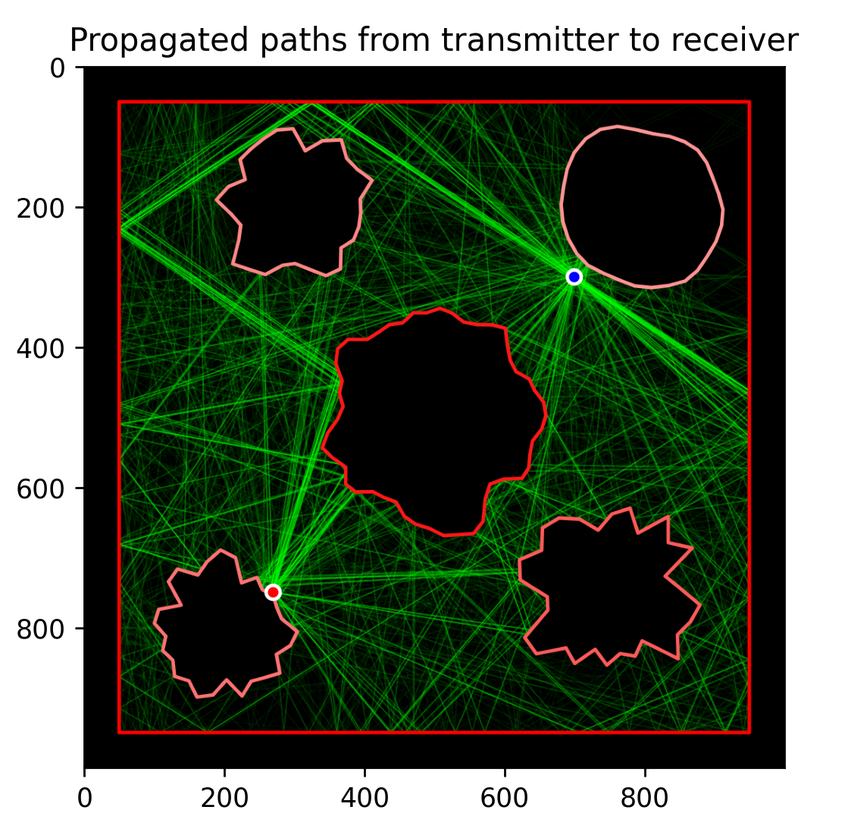
#> input picture gallery/blobs/1.png, 848 x 832 px, shrunk from 1119 x 1097 before the run, given in place of 1.jpg, which was not available
$ python edge.py
#> lines starting #> are read from the running program, lines starting #| are printed output that depends on the picture; after the words box and inside, x2 and y2 are one past the last pixel; in counts of white or black regions, pixels touching at a corner belong together; pictures that were not available may be replaced by others from this repository, and a replacement may not be noted
import cv2

image = cv2.imread("1.jpg")
#> image is the input picture: shape (832, 848, 3); mean B, G, R 75.3, 95.1, 80.9
gray = cv2.cvtColor(image, cv2.COLOR_BGR2GRAY)
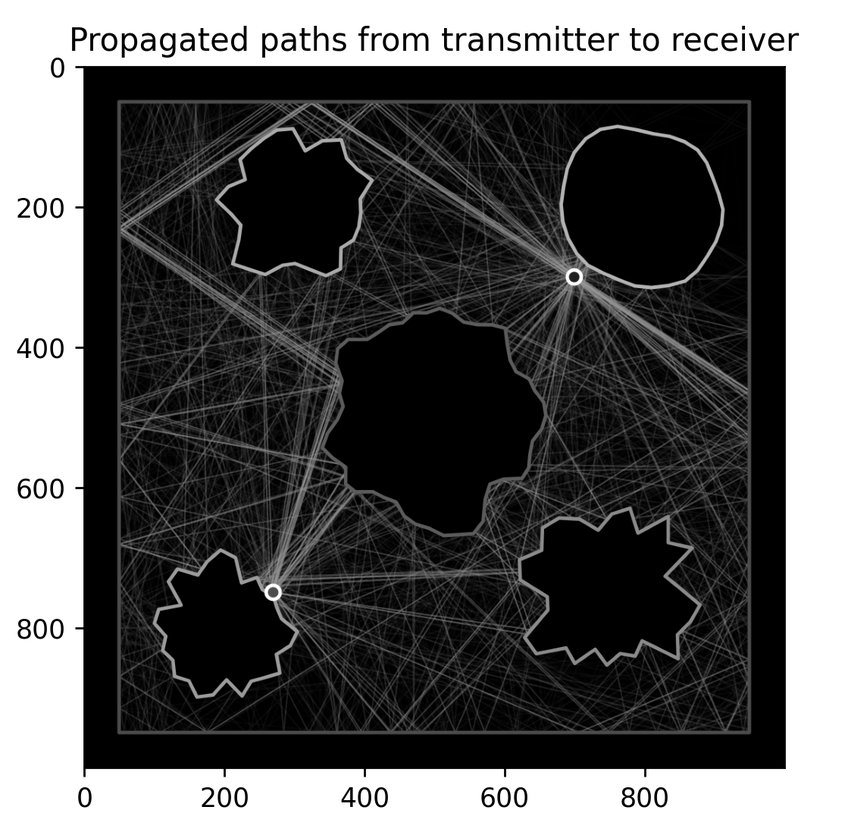
#> gray: shape (832, 848); min 0, max 255, mean 88.6
blurred = cv2.GaussianBlur(gray, (3, 3), 0)
thresh = cv2.threshold(blurred, 240 ,255, cv2.THRESH_BINARY_INV)[1]
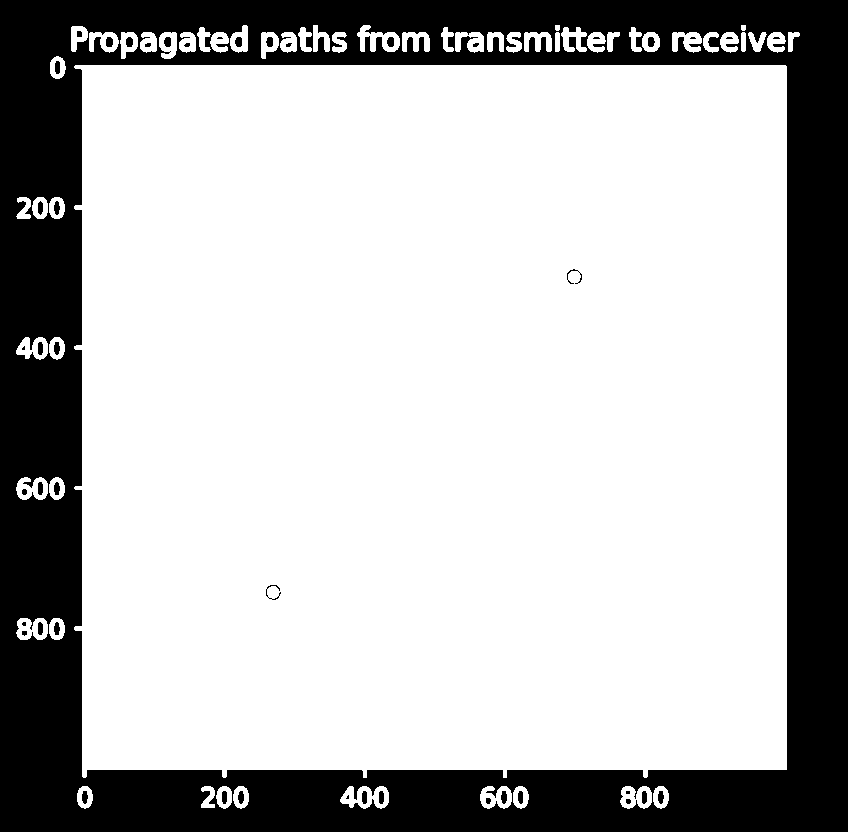
#> thresh: shape (832, 848); 72.7% white; 46 black regions (12 under 20 px), largest, box (x1, y1, x2, y2) and area: (0, 0, 848, 832) 191059, (106, 37, 113, 47) 62, (54, 201, 60, 215) 62
canny = cv2.Canny(thresh, 50, 255, 1)
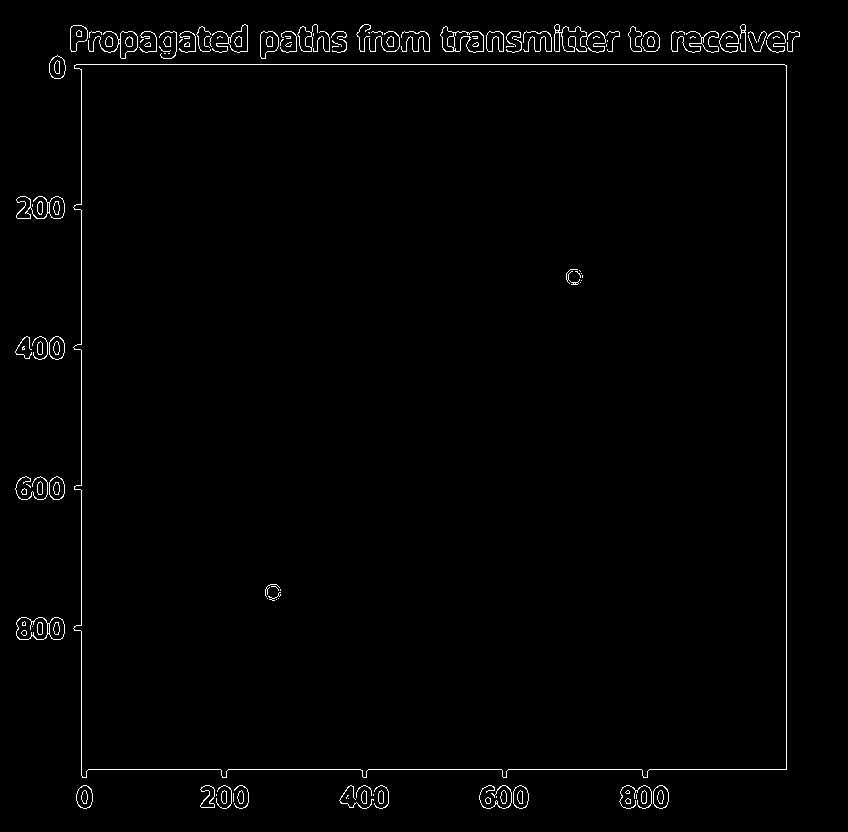
#> canny: shape (832, 848); 1.3% white in thin lines or dots, all inside (x1, y1, x2, y2) = (15, 24, 800, 809)

contours = cv2.findContours(canny, cv2.RETR_TREE, cv2.CHAIN_APPROX_SIMPLE)
#> contours = 210 contours, 99 with area under 20; largest, box (x1, y1, x2, y2) and area: (73, 64, 787, 778) 497376, (73, 64, 787, 778) 497364, (16, 617, 65, 640) 905, (440, 26, 484, 53) 711, (16, 617, 48, 640) 580
contours = contours[0] if len(contours) == 2 else contours[1]


for c in contours:
    cv2.drawContours(image, [c], 0, (36, 255, 12), 2)
#> this loop made 210 passes
#> c on passes 3, 6, 8: [[348, 798]], [[496, 796], [496, 797]], [[636, 794], [636, 798]]
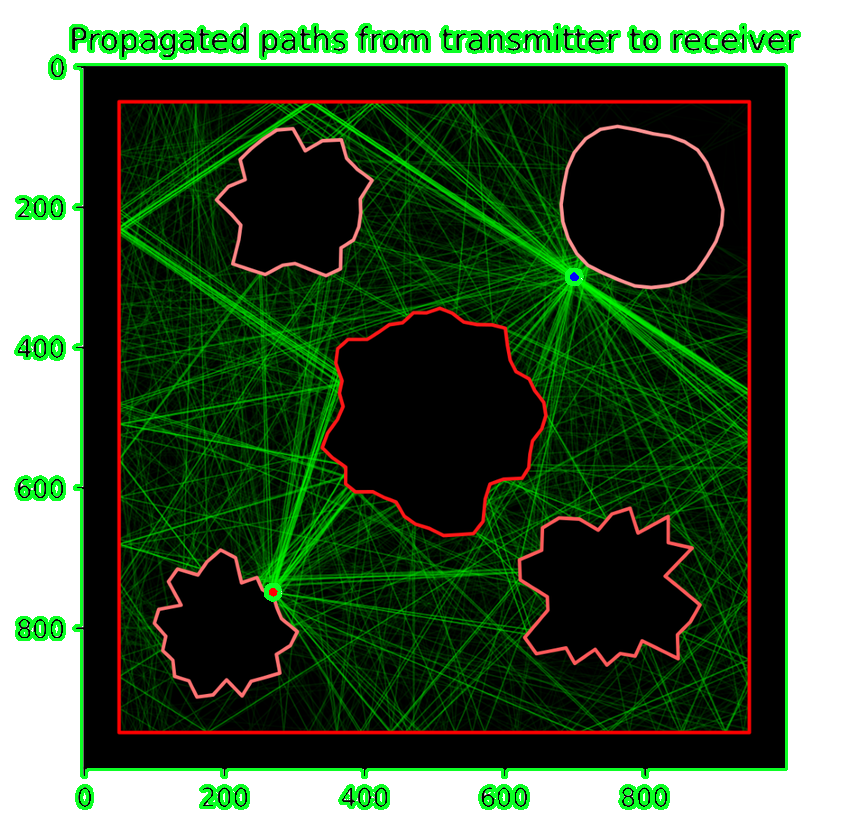
#> image: shape (832, 848, 3); 3.96% of pixels changed, all inside (x1, y1, x2, y2) = (14, 23, 801, 810)


#cv2.imshow('thresh', thresh)
#cv2.imshow('canny', canny)
#cv2.imshow('image', image)
cv2.imwrite('thresh.png', thresh)
cv2.imwrite('canny.png', canny)
cv2.imwrite('image.png', image)
cv2.waitKey(0)

$ run again, with gallery/blobs/2.png copied over gallery/blobs/1.png
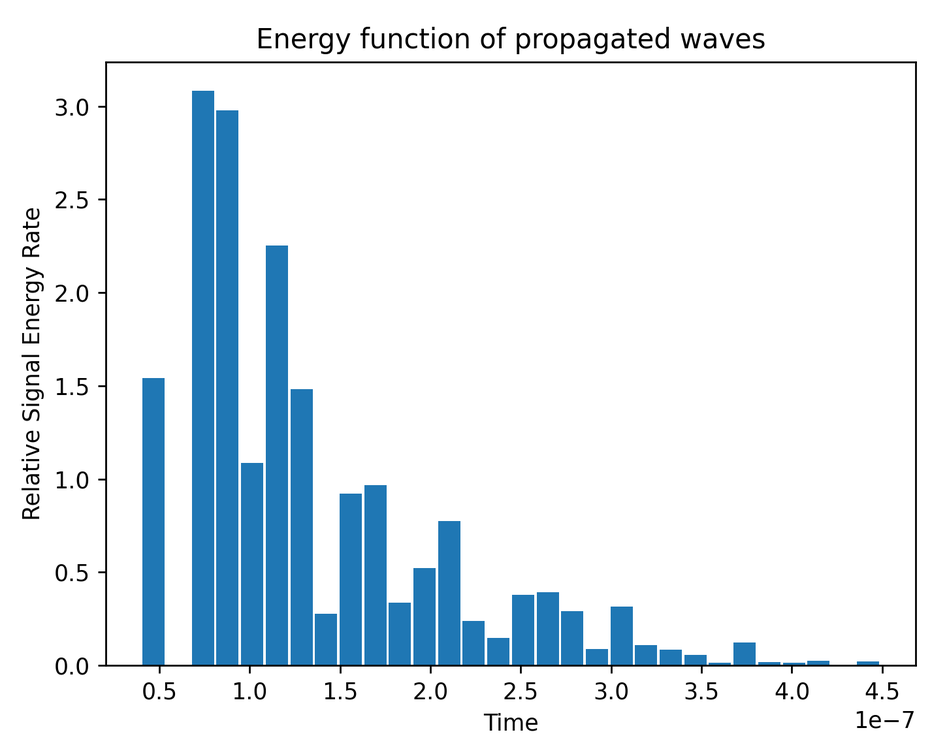
#> input picture gallery/blobs/2.png, 947 x 745 px, shrunk from 1450 x 1141 before the run, given in place of 1.jpg, which was not available
#> image is the input picture: shape (745, 947, 3); mean B, G, R 242.2, 235.6, 226
#> `thresh = cv2.threshold(blurred, 240 ,255, cv2.THRESH_BINARY_INV)[1]`:
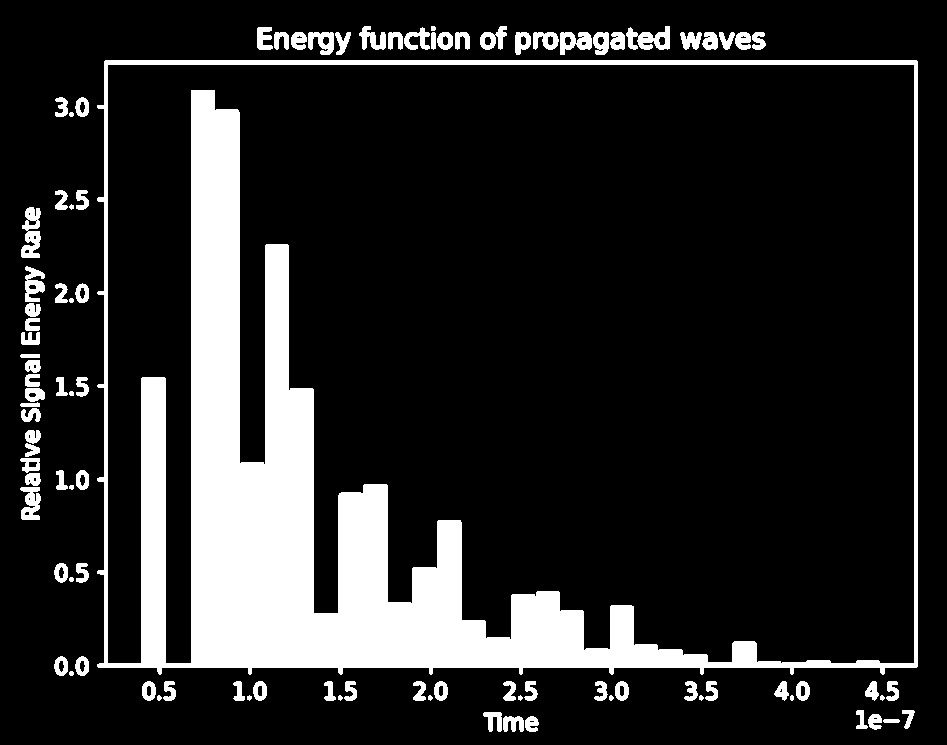
#> thresh: shape (745, 947); 16.2% white; 96 white regions, largest, box (x1, y1, x2, y2) and area: (97, 60, 918, 675) 97425, (21, 207, 41, 258) 653, (626, 26, 670, 50) 619
#> canny: shape (745, 947); 2.2% white in thin lines or dots, all inside (x1, y1, x2, y2) = (20, 25, 918, 732)
#> contours = 274 contours, 151 with area under 20; largest, box (x1, y1, x2, y2) and area: (96, 59, 918, 675) 495377, (96, 59, 918, 675) 495355, (404, 25, 436, 50) 375, (21, 206, 41, 244) 310, (404, 27, 430, 50) 296
#> the loop `for c in contours:` made 274 passes
#> c on pass 25: [[870, 690], [870, 691], [871, 690]]
#> after the loop `for c in contours:`:
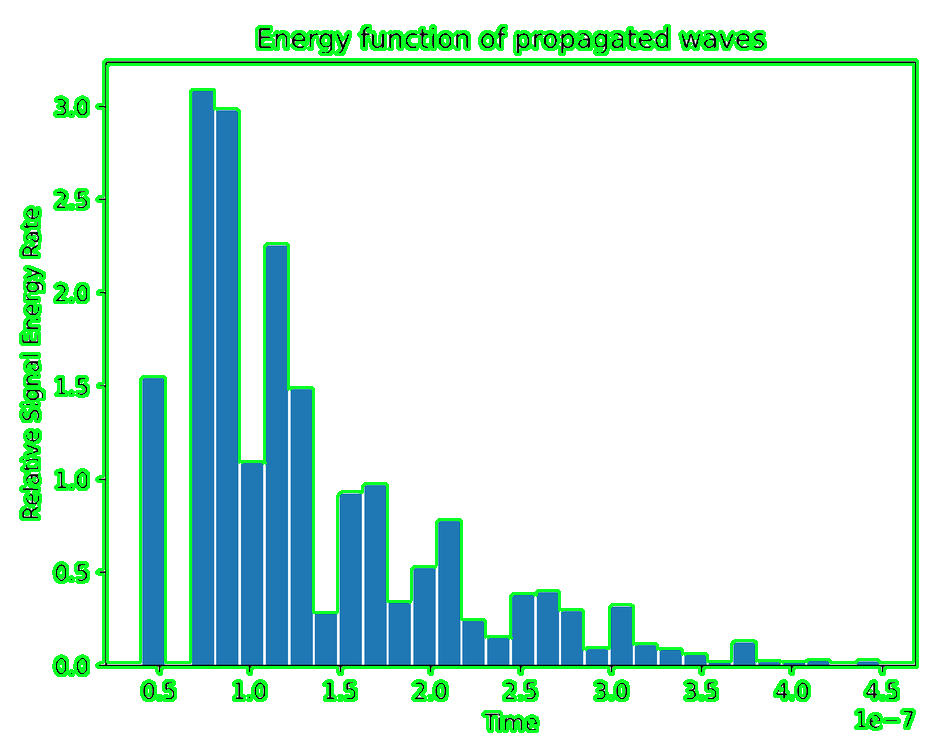
#> image: shape (745, 947, 3); 6.81% of pixels changed, all inside (x1, y1, x2, y2) = (19, 24, 919, 733)

$ run again, with gallery/blobs/3.png copied over gallery/blobs/1.png
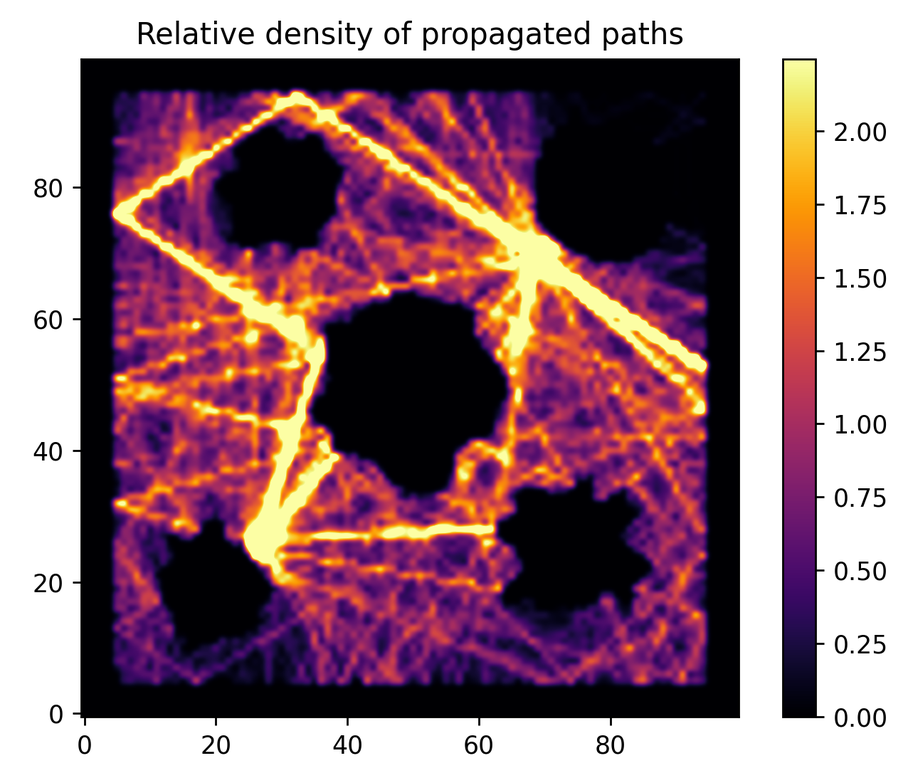
#> input picture gallery/blobs/3.png, 913 x 773 px, shrunk from 1283 x 1086 before the run, given in place of 1.jpg, which was not available
#> image is the input picture: shape (773, 913, 3); mean B, G, R 123.4, 113.5, 147.5
#> `thresh = cv2.threshold(blurred, 240 ,255, cv2.THRESH_BINARY_INV)[1]`:
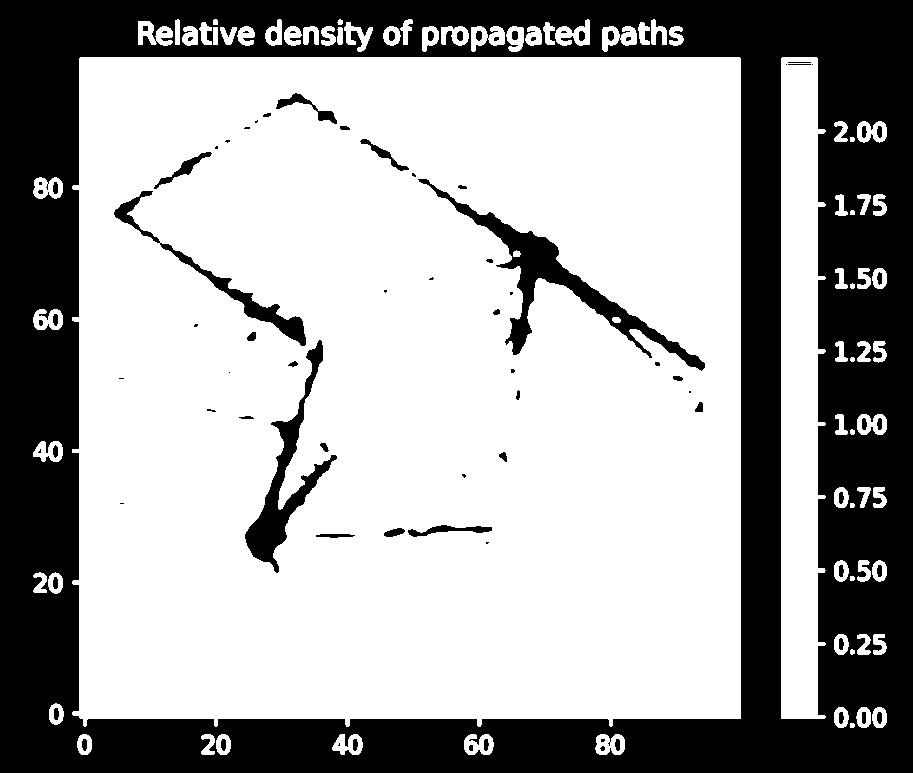
#> thresh: shape (773, 913); 65.7% white; 92 black regions (34 under 20 px), largest, box (x1, y1, x2, y2) and area: (0, 0, 913, 773) 224438, (418, 179, 705, 371) 6457, (245, 340, 337, 573) 4284
#> canny: shape (773, 913); 2% white in thin lines or dots, all inside (x1, y1, x2, y2) = (32, 18, 887, 755)
#> contours = 315 contours, 155 with area under 20; largest, box (x1, y1, x2, y2) and area: (71, 56, 741, 727) 438570, (71, 56, 741, 727) 438558, (780, 56, 826, 719) 24812, (780, 56, 826, 719) 24800, (244, 340, 337, 573) 4315
#> the loop `for c in contours:` made 315 passes
#> c on passes 30, 56: [[872, 713], [872, 721]], [[48, 578], [48, 581]]
#> after the loop `for c in contours:`:
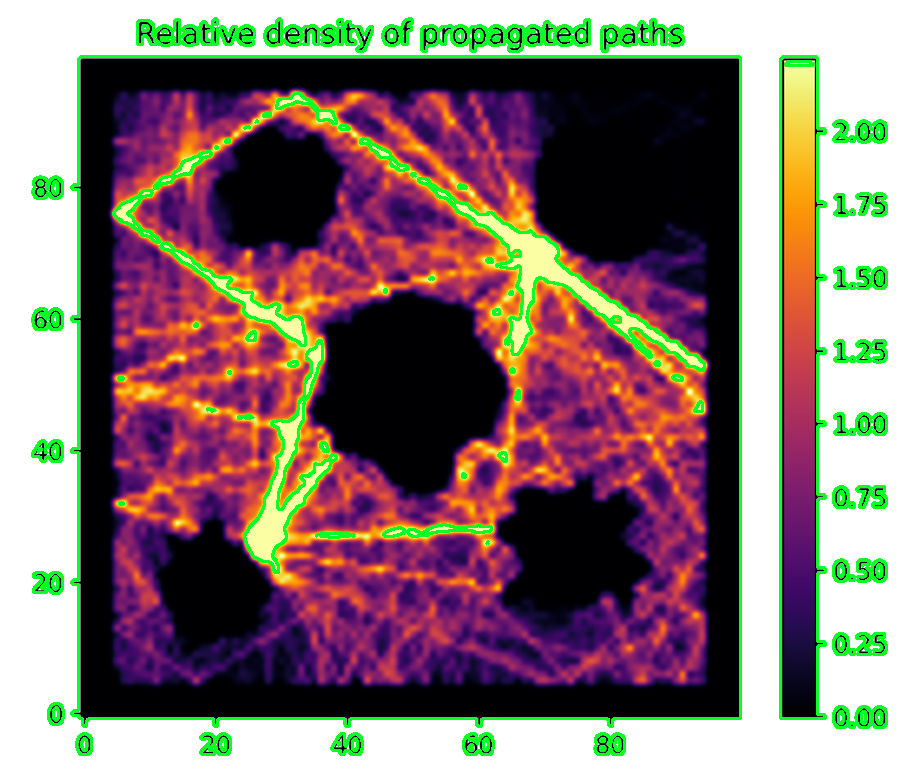
#> image: shape (773, 913, 3); 6.59% of pixels changed, all inside (x1, y1, x2, y2) = (31, 17, 888, 756)
